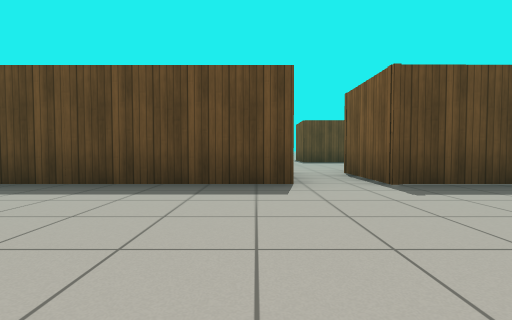
[1] (above)

21 first-person views from a walk through a Gazebo world. The camera is 0.72 m above the floor, tilts 2° down and sees 85° across. The floor is counted in squares, 2 m on a side. Each view is taken from the middle of a square. On the plan, view 1 faces up. The plan holds only what a view shows up to about 9 squares ahead; the rest is blank. Gazebo's built-in surfaces are drawn with simple patterns.

[2]
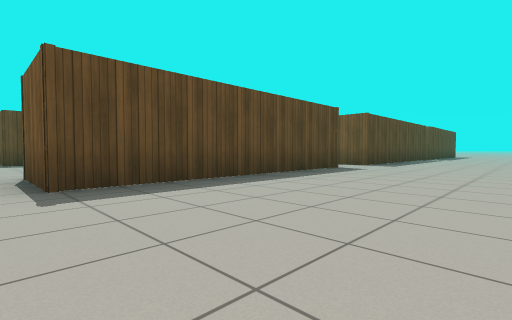

[3]
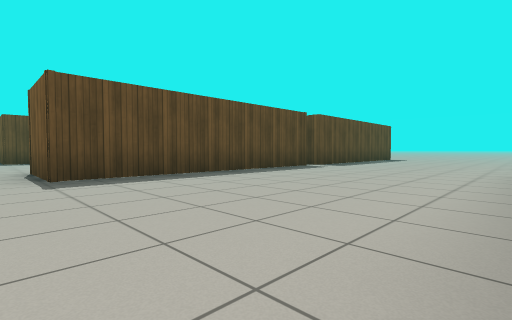

[4]
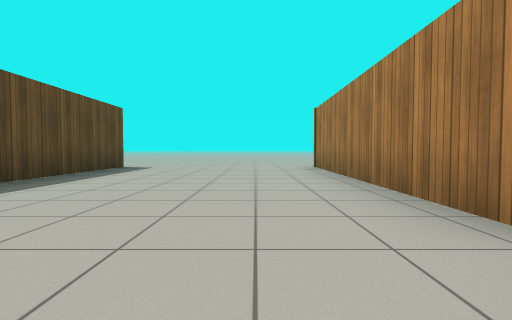

[5]
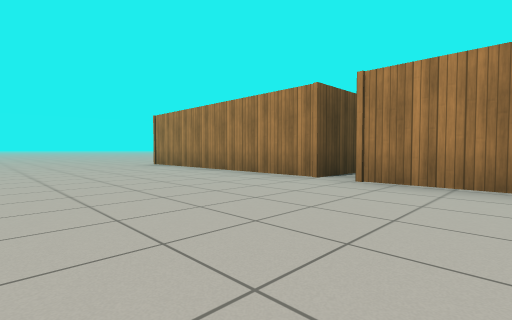

[6]
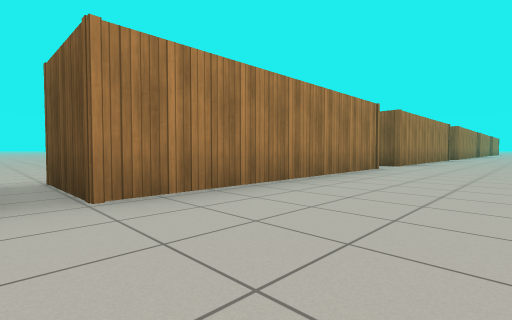

[7]
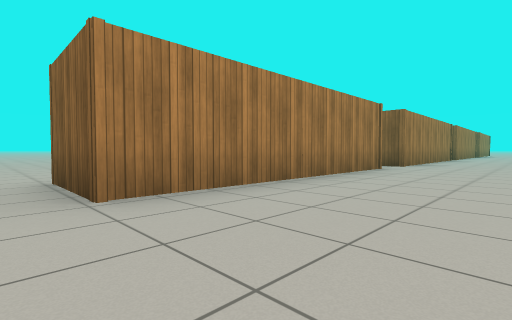

[8]
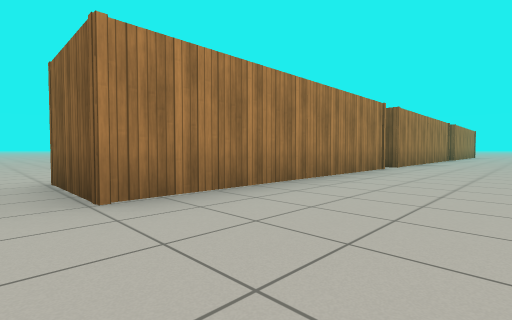

[9]
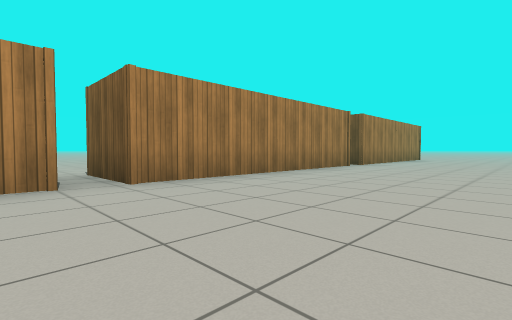

[10]
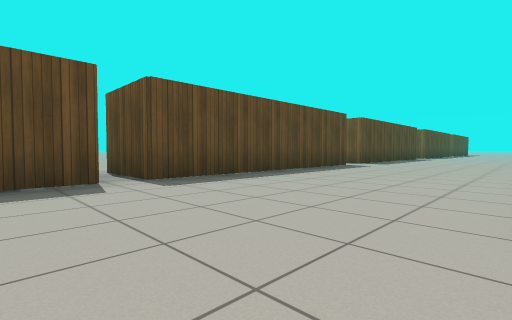

[11]
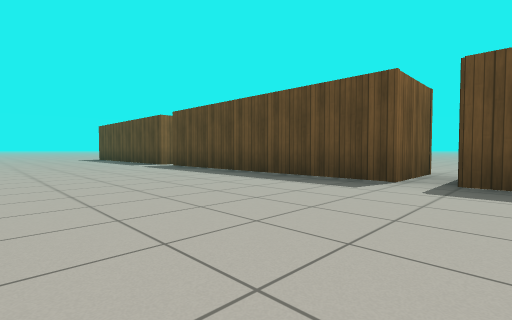

[12]
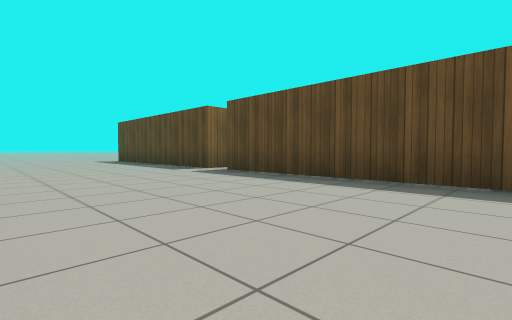

[13]
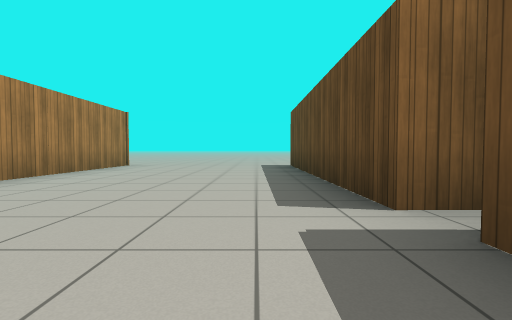

[14]
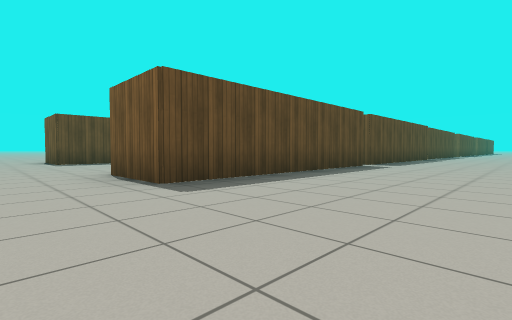

[15]
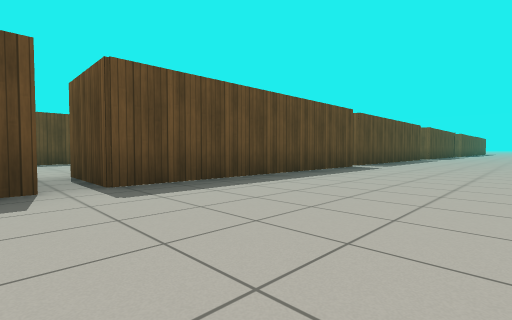

[16]
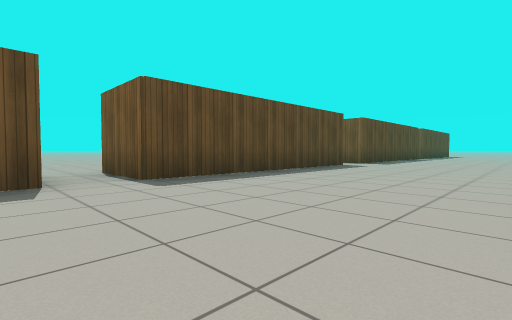

[17]
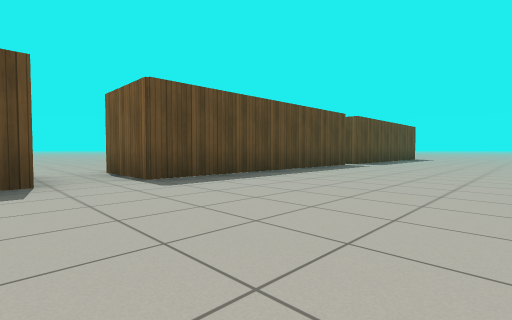

[18]
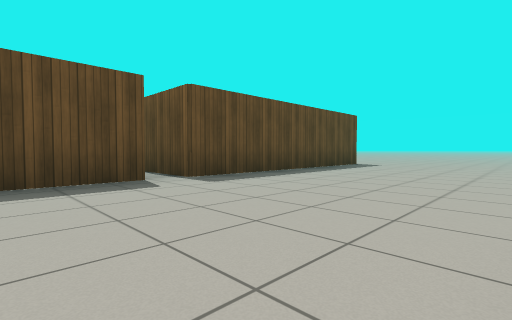

[19]
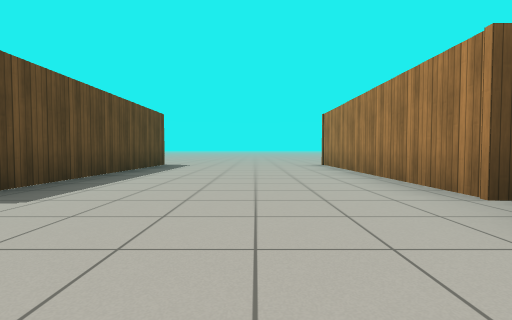

[20]
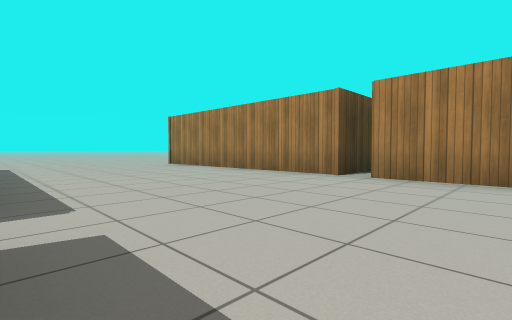

[21]
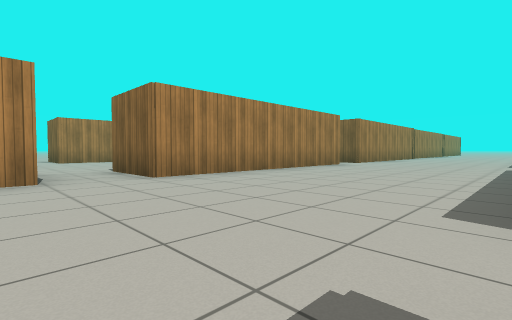

### Floor plan
Points are (right, up) in squares from view 1. A wall is a line through its corners. A room is listed if a view was taken in it or the views show most of it. See-through windows are left out.
Room 1 (views 1, 2, 3, 4, 5, 6, 7, 8, 9, 13, 14, 15)
walls: (1.4, -1.1) (6.4, -1) (6.4, -2.7); (0.4, 2.9) (-4.6, 2.9); (6.4, 2.9) (1.4, 2.9); (7.5, -1) (12.5, -1) (12.5, -2.7); (-4.6, -1.1) (0.4, -1.1); (-5.1, 2.9) (-10.1, 2.9); (12.5, 2.8) (7.5, 2.9); (13, -2.4) (13, -1.2) (17.9, -1.3); (-10.1, -1.1) (-5.1, -1.1); (-10.7, 2.9) (-15.6, 3); (18, 2.8) (13, 2.8); (-15.6, -1.1) (-10.7, -1.1)
ways out: opening at (-16.5, 3.5) to room 2; opening at (-5, 3.5) to room 2; opening at (1, 3.5) to room 2; opening at (7, 3.5) to room 2; opening at (19, 3.5) to room 2; open door at (-13, 3) to room 2; open door at (-8, 3) to room 2; open door at (10, 3) to room 2; open door at (15.3, 3.3) to room 2; opening at (-16.5, -1.5); opening at (1, -2); opening at (7, -2); open door at (15.3, -2.7); gap at (13, -2)
Room 2 (views 10, 11, 12, 16, 17, 18, 19, 20, 21)
walls: (0.5, 8.3) (-4.5, 8.3); (1.4, 2.9) (1.4, 4.4) (6.4, 4.4) (6.4, 2.9); (-1.3, 4.4) (0.4, 4.4) (0.4, 3.8); (6.5, 8.3) (1.4, 8.3) (1.4, 9.9); (7.5, 2.9) (7.5, 4.4); (-5.1, 8.3) (-10, 8.3); (11.1, 4.4) (12.6, 4.4); (12.5, 8.3) (7.5, 8.3) (7.5, 9.9); (13, 4.4) (18, 4.4); (-10.7, 8.9) (-10.7, 8.3) (-15.6, 8.2); (18, 8.3) (13, 8.3); (-15.6, 3) (-15.6, 4.4)
ways out: opening at (-16.5, 3.5) to room 1; opening at (-5, 3.5) to room 1; opening at (1, 3.5) to room 1; opening at (7, 3.5) to room 1; opening at (19, 3.5) to room 1; open door at (-13, 3) to room 1; open door at (-8, 3) to room 1; open door at (10, 3) to room 1; open door at (15.3, 3.3) to room 1; opening at (-16.5, 9); opening at (1, 9); opening at (7, 9); open door at (15.3, 9.7); gap at (-5, 9); gap at (13, 9)

Where each view was taken, in squares from view 1:
view 1: 0 up, 0 right, facing up
view 2: 0 up, 1 right, facing up-right
view 3: 1 down, 7 right, facing up-right
view 4: 0 up, 12 right, facing right
view 5: 2 up, 11 right, facing down-right
view 6: 1 up, 13 right, facing down-left
view 7: 1 up, 7 right, facing down-left
view 8: 1 up, 1 right, facing down-left
view 9: 2 up, 4 left, facing down-left
view 10: 5 up, 6 left, facing up-right
view 11: 5 up, 4 left, facing up-left
view 12: 5 up, 6 left, facing up-left
view 13: 2 up, 9 left, facing left
view 14: 0 up, 17 left, facing up-right
view 15: 0 up, 11 left, facing up-right
view 16: 5 up, 0 right, facing up-right
view 17: 5 up, 6 right, facing up-right
view 18: 5 up, 11 right, facing up-right
view 19: 6 up, 11 right, facing right
view 20: 8 up, 11 right, facing down-right
view 21: 8 up, 8 right, facing down-left
